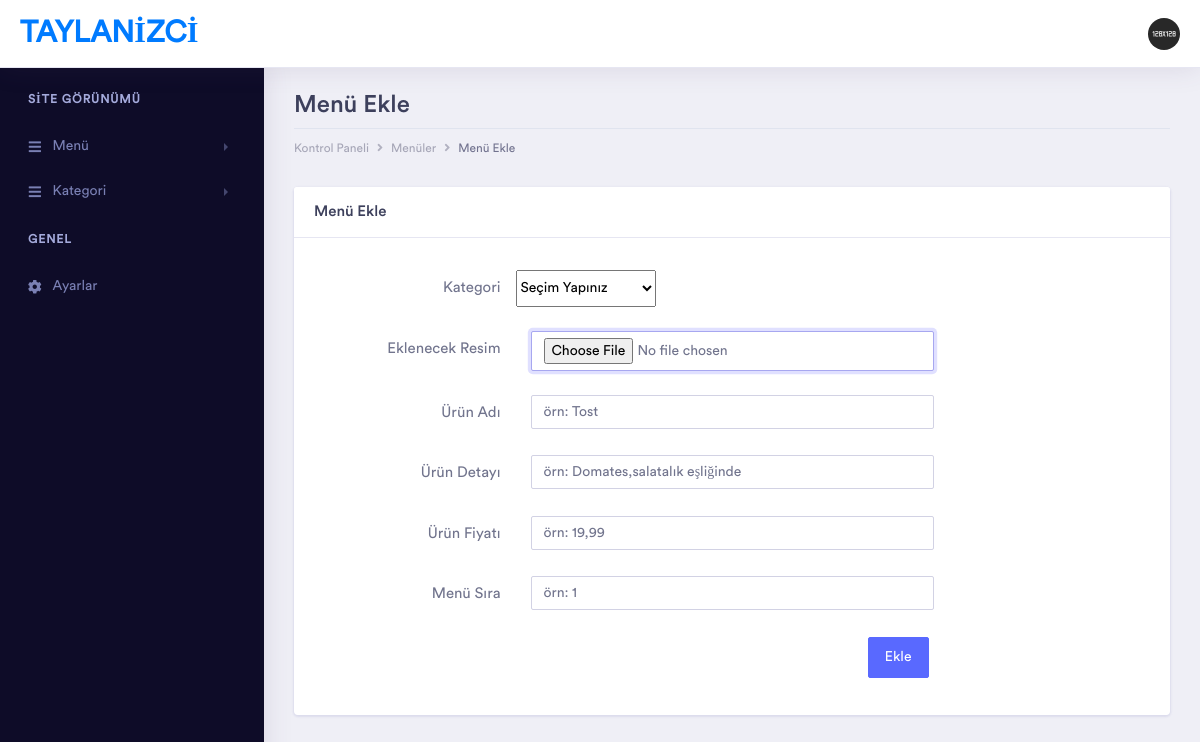
The app's page /yonetim/menu-ekle.php (signed in) with its own data.
### tables this page shows
CREATE TABLE IF NOT EXISTS `ayarlar` (
  `id` int(11) NOT NULL,
  `site_logo` varchar(250) NOT NULL,
  `site_baslik` varchar(250) NOT NULL,
  `site_aciklama` varchar(400) NOT NULL,
  `site_anahtar_kelimeler` varchar(499) NOT NULL,
  `site_sahip` varchar(300) NOT NULL,
  `yonetim_tema` int(1) NOT NULL,
  PRIMARY KEY (`id`)
);

CREATE TABLE IF NOT EXISTS `kullanicilar` (
  `kullanici_id` int(11) NOT NULL AUTO_INCREMENT,
  `kullanici_resim` varchar(250) NOT NULL,
  `kullanici_isim` varchar(250) NOT NULL,
  `kullanici_mail` varchar(250) NOT NULL,
  `kullanici_sifre` varchar(250) NOT NULL,
  PRIMARY KEY (`kullanici_id`)
);

### yonetim/menu-ekle.php (the view, shortened to what this page needs)
<?php include "header.php"; ?>
<div class="dashboard-wrapper">
            <div class="container-fluid  dashboard-content">
                <div class="row">
                    <div class="col-xl-12 col-lg-12 col-md-12 col-sm-12 col-12">
                        <div class="page-header">
                            <h2 class="pageheader-title">Menü Ekle </h2>
                            <div class="page-breadcrumb">
                                <nav aria-label="breadcrumb">
                                    <ol class="breadcrumb">
                                        <li class="breadcrumb-item"><a href="#" class="breadcrumb-link">Kontrol Paneli</a></li>
                                        <li class="breadcrumb-item"><a href="menu.php" class="breadcrumb-link">Menüler</a></li>
                                        <li class="breadcrumb-item active" aria-current="page">Menü Ekle</li>
                                    </ol>
                                </nav>
                            </div>
                        </div>
                    </div>
                </div>
                    <div class="row">
                        <div class="col-xl-12 col-lg-12 col-md-12 col-sm-12 col-12">
                            <div class="card">
                                <h5 class="card-header">Menü Ekle</h5>
                                <div class="card-body">
                                    <form action="inc/process.php" method="POST" enctype="multipart/form-data">
                                        <div class="form-group row">
                                            <label class="col-12 col-sm-3 col-form-label text-sm-right">Kategori</label>
                                                 <select required id="kategori_id" name="kategori_id">
                                                    <option>Seçim Yapınız</option>
                                                </select>
                                        </div>
                                         <div class="form-group row">
                                        <label class="col-12 col-sm-3 col-form-label text-sm-right">Eklenecek Resim</label>
                                            <div class="col-12 col-sm-4 col-lg-6">
                                                <input type="file" name="menu_resim" class="form-control">
                                            </div>
                                        </div>
                                        <div class="form-group row">
                                            <label class="col-12 col-sm-3 col-form-label text-sm-right">Ürün Adı</label>
                                            <div class="col-12 col-sm-8 col-lg-6">
                                                <input type="text" name="urun_baslik" placeholder="örn: Tost" class="form-control" required>
                                            </div>
                                        </div>
                                        <div class="form-group row">
                                            <label class="col-12 col-sm-3 col-form-label text-sm-right">Ürün Detayı</label>
                                            <div class="col-12 col-sm-8 col-lg-6">
                                                <input type="text" name="urun_detay" placeholder="örn: Domates,salatalık eşliğinde" class="form-control">
                                            </div>
                                        </div>
                                        <div class="form-group row">
                                            <label class="col-12 col-sm-3 col-form-label text-sm-right">Ürün Fiyatı</label>
                                            <div class="col-12 col-sm-8 col-lg-6">
                                                <input type="text" name="urun_fiyat" placeholder="örn: 19,99" class="form-control"required>
                                            </div>
                                        </div>
                                        <div class="form-group row">
                                            <label class="col-12 col-sm-3 col-form-label text-sm-right">Menü Sıra</label>
                                            <div class="col-12 col-sm-8 col-lg-6">
                                                <input type="text" name="menu_sira" placeholder="örn: 1" class="form-control"required>
                                            </div>
                                        </div>
                                        <div class="form-group row text-right">
                                            <div class="col col-sm-10 col-lg-9 offset-sm-1 offset-lg-0">
                                                <button name="menuekle" type="submit" class="btn btn-space btn-primary">Ekle</button>
                                            </div>
                                        </div>
                                    </form>
                                </div>
                            </div>
                        </div>
                    </div>
            </div>
        </div>
    <?php include "footer.php"; ?>

### yonetim/header.php (shortened to what this page needs)
<?php
include "inc/dbconnect.php";
include "functions.php"; ?>
<?php
$kullanicisor=$db->prepare("SELECT * FROM kullanicilar WHERE kullanici_mail = :mail");
$kullanicisor->execute(array(
    'mail' => $_SESSION['kullanici_mail']
));
$kullanici=$kullanicisor->fetch(PDO::FETCH_ASSOC);
?>
<?php
$ayarlarsor=$db->prepare("SELECT * FROM ayarlar");
$ayarlarsor->execute(array(0));
$ayarlar=$ayarlarsor->fetch(PDO::FETCH_ASSOC);
?>
<!doctype html>
<html lang="tr">
<head>
    <link rel="stylesheet" href="assets/sweetalert2/sweetalert2.min.css">
    <link rel="stylesheet" href="assets/vendor/bootstrap/css/bootstrap.min.css">
    <link href="assets/vendor/fonts/circular-std/style.css" rel="stylesheet">
    <link rel="stylesheet" href="assets/libs/css/style.css">
    <link rel="stylesheet" href="assets/vendor/fonts/fontawesome/css/fontawesome-all.css">
    <link rel="stylesheet" href="assets/vendor/charts/chartist-bundle/chartist.css">
    <link rel="stylesheet" href="assets/vendor/charts/morris-bundle/morris.css">
    <link rel="stylesheet" href="assets/vendor/fonts/material-design-iconic-font/css/materialdesignicons.min.css">
    <link rel="stylesheet" href="assets/vendor/charts/c3charts/c3.css">
    <link rel="stylesheet" href="assets/vendor/fonts/flag-icon-css/flag-icon.min.css">
</head>
<body>
    <div class="dashboard-main-wrapper">
        <div class="dashboard-header">
            <nav class="navbar navbar-expand-lg bg-white fixed-top">
                <a class="navbar-brand" href="index.php"><?php echo $ayarlar['site_sahip']; ?></a>
                <div class="collapse navbar-collapse " id="navbarSupportedContent">
                    <ul class="navbar-nav ml-auto navbar-right-top">
                        <li class="nav-item dropdown nav-user">
                            <a class="nav-link nav-user-img" href="#" id="navbarDropdownMenuLink2" data-toggle="dropdown" aria-haspopup="true" aria-expanded="false"><img src="<?php echo $kullanici['kullanici_resim'] ?>" alt="" class="user-avatar-md rounded-circle"></a>
                        </li>
                    </ul>
                </div>
            </nav>
        </div>
        <div class="nav-left-sidebar sidebar-dark">
            <div class="menu-list">
                <nav class="navbar navbar-expand-lg navbar-light">
                    <div class="collapse navbar-collapse" id="navbarNav">
                        <ul class="navbar-nav flex-column">
                            <li class="nav-divider">
                                SİTE GÖRÜNÜMÜ
                            </li>
                            <li class="nav-item">
                                <a class="nav-link" href="#" data-toggle="collapse" aria-expanded="false" data-target="#submenu-1" aria-controls="submenu-1"><i class="fas fa-fw fa-bars"></i>Menü</a>
                            </li>
                            <li class="nav-item">
                                <a class="nav-link" href="#" data-toggle="collapse" aria-expanded="false" data-target="#submenu-2" aria-controls="submenu-2"><i class="fas fa-fw fa-bars"></i>Kategori</a>
                            </li>
                            <li class="nav-divider">
                                GENEL
                            </li>
                            <li class="nav-item">
                                <a class="nav-link" href="ayarlar.php" aria-expanded="false"><i class="fas fa-fw fa-cog"></i>Ayarlar</a>
                            </li>
                        </ul>
                    </div>
                </nav>
            </div>
        </div>

### records on screen
ayarlar: site_sahip "TAYLANIZCI"
kullanicilar: kullanici_resim (picture)
